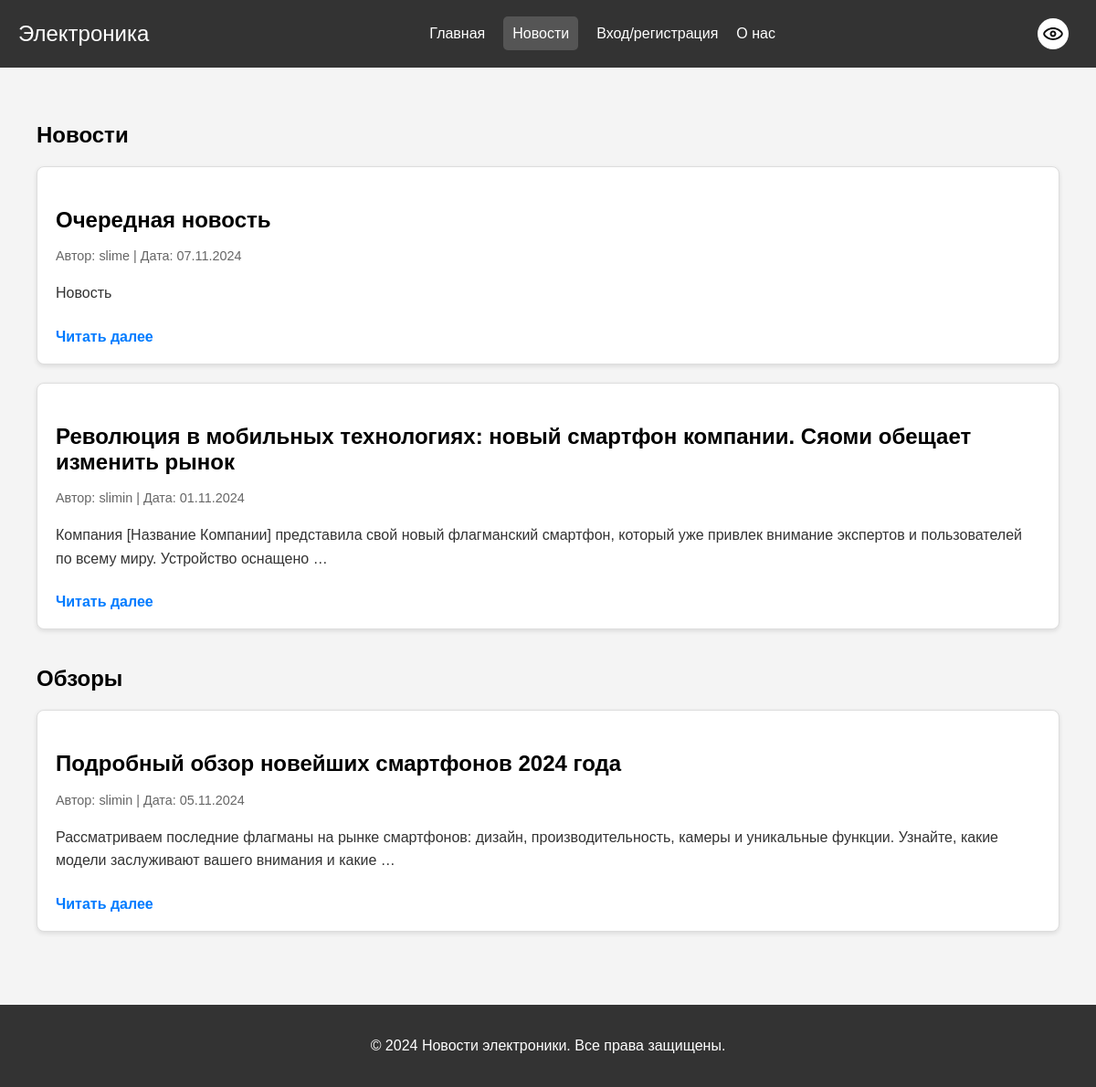
Page /news/ on the committed database.
### news/models.py (models this page shows, shortened)
class Content(models.Model):
    CONTENT_TYPES = [
        ('news', 'Новости'),
        ('review', 'Обзор'),
    ]
    title = models.CharField(max_length=200)
    content = models.TextField()
    created_at = models.DateTimeField(auto_now_add=True)
    author = models.ForeignKey('UserProfile', on_delete=models.CASCADE)
    type = models.CharField(max_length=10, choices=CONTENT_TYPES)
    age_restriction = models.BooleanField(default=False, verbose_name="Возрастные ограничения")

class UserProfile(AbstractUser):
    username = models.CharField(max_length=20, unique=True, blank=False)
    nickname = models.CharField(max_length=15, blank=False)
    birthdate = models.DateField(blank=False, null=False)
    avatar = models.ImageField(upload_to='user_avatars', default='user_avatars/default-avatar.png')
    email = models.EmailField(unique=True)

### news/views.py (the view)
# urls.py: path('news/', views.news_reviews, name='news'),
def news_reviews(request):
    news_list = Content.objects.filter(type='news').order_by('-created_at')
    review_list = Content.objects.filter(type='review').order_by('-created_at')
    context = {
        'news_list': news_list,
        'review_list': review_list,
    }
    return render(request, 'news.html', context)

### news/templates/news.html (shortened to what this page needs)
{% extends 'base.html' %}
{% load static %}
{% block extra_css %}
    <link rel="stylesheet" href="{% static 'css/news.css' %}">
{% endblock %}
{% block content %}
<div class="content-container">
    <h2>Новости</h2>
    <div class="news-section">
        {% for news in news_list %}
            <div class="news-card">
                <h3>{{ news.title }}</h3>
                <p class="news-meta">
                    Автор: {{ news.author.username }} | Дата: {{ news.created_at|date:"d.m.Y" }}
                </p>
                <p>{{ news.content|truncatewords:20 }}</p>
                <a href="{% url 'content_detail' news.id %}">Читать далее</a>
            </div>
        {% empty %}
            <p>Нет новостей для отображения.</p>
        {% endfor %}
    </div>
    <h2>Обзоры</h2>
    <div class="review-section">
        {% for review in review_list %}
            <div class="news-card">
                <h3>{{ review.title }}</h3>
                <p class="news-meta">
                    Автор: {{ review.author.username }} | Дата: {{ review.created_at|date:"d.m.Y" }}
                </p>
                <p>{{ review.content|truncatewords:20 }}</p>
                <a href="{% url 'content_detail' review.id %}">Читать далее</a>
            </div>
        {% empty %}
            <p>Нет обзоров для отображения.</p>
        {% endfor %}
    </div>
</div>
{% endblock %}

### news/static/css/base.css (style rules this page uses)
body { margin: 0; font-family: Arial, sans-serif; background-color: #f4f4f4; display: flex; flex-direction: column; min-height: 100vh; }

### news/static/css/news.css (style rules this page uses)
.content-container { max-width: 1200px; margin: 0 auto; padding: 20px; }
.news-card { background-color: #fff; border: 1px solid #ddd; border-radius: 8px; padding: 20px; margin-bottom: 20px; box-shadow: 0 2px 5px rgba(0, 0, 0, 0.1); }
.news-card h3 { font-size: 1.5em; margin-bottom: 10px; }
.news-card .news-meta { font-size: 0.9em; color: #666; margin-bottom: 10px; }
.news-card p { font-size: 1em; color: #333; line-height: 1.6; }
.news-card a { display: inline-block; margin-top: 10px; font-weight: bold; color: #007bff; text-decoration: none; }
.news-section, .review-section { margin-bottom: 40px; }

### rows in the picture
Content: title "Очередная новость", author.username "slime", created_at "07.11.2024", content "Новость"
Content: title "Революция в мобильных технологиях: новый смартфон компании. Сяоми обещает изменить рынок", author.username "slimin", created_at "01.11.2024", content "Компания [Название Компании] представила свой новый флагманский смартфон, который уже привлек внимание экспертов и пользователей по всему миру. Устройство оснащено …"
Content: title "Подробный обзор новейших смартфонов 2024 года", author.username "slimin", created_at "05.11.2024", content "Рассматриваем последние флагманы на рынке смартфонов: дизайн, производительность, камеры и уникальные функции. Узнайте, какие модели заслуживают вашего внимания и какие …"
